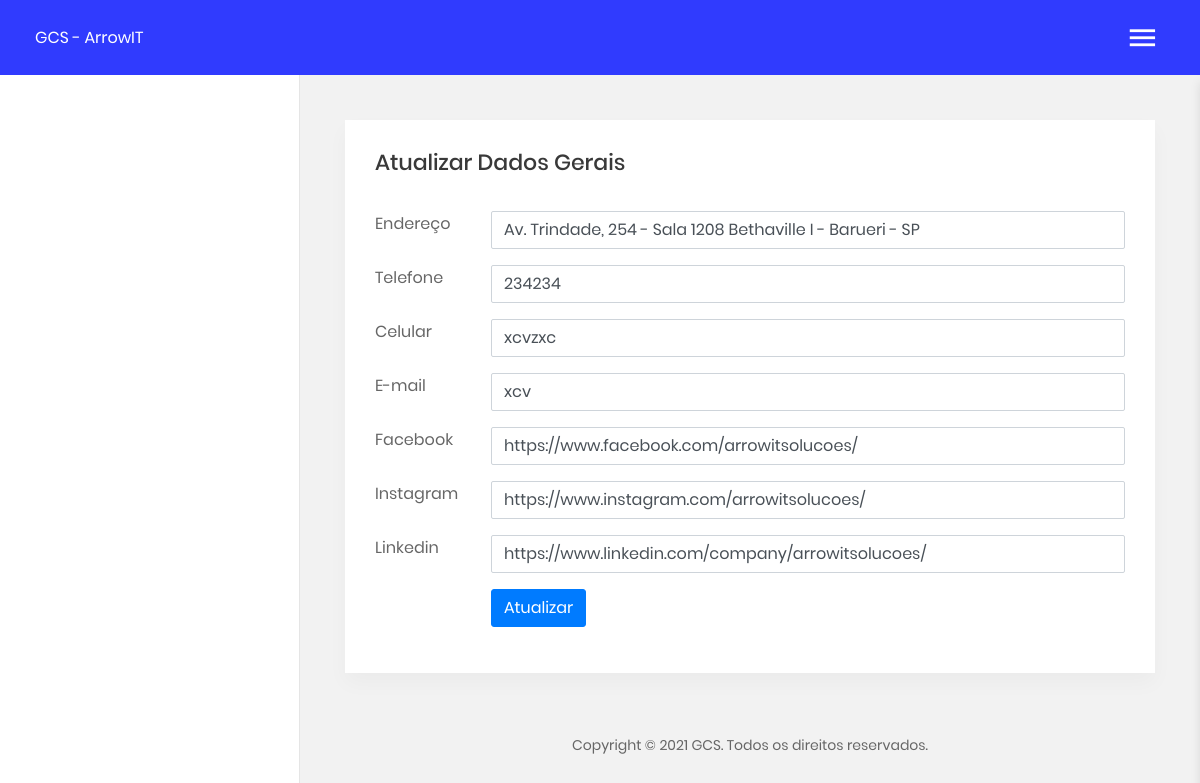
/gcs/ait_dadosgerais.php, run on an earlier commit of the app's database.
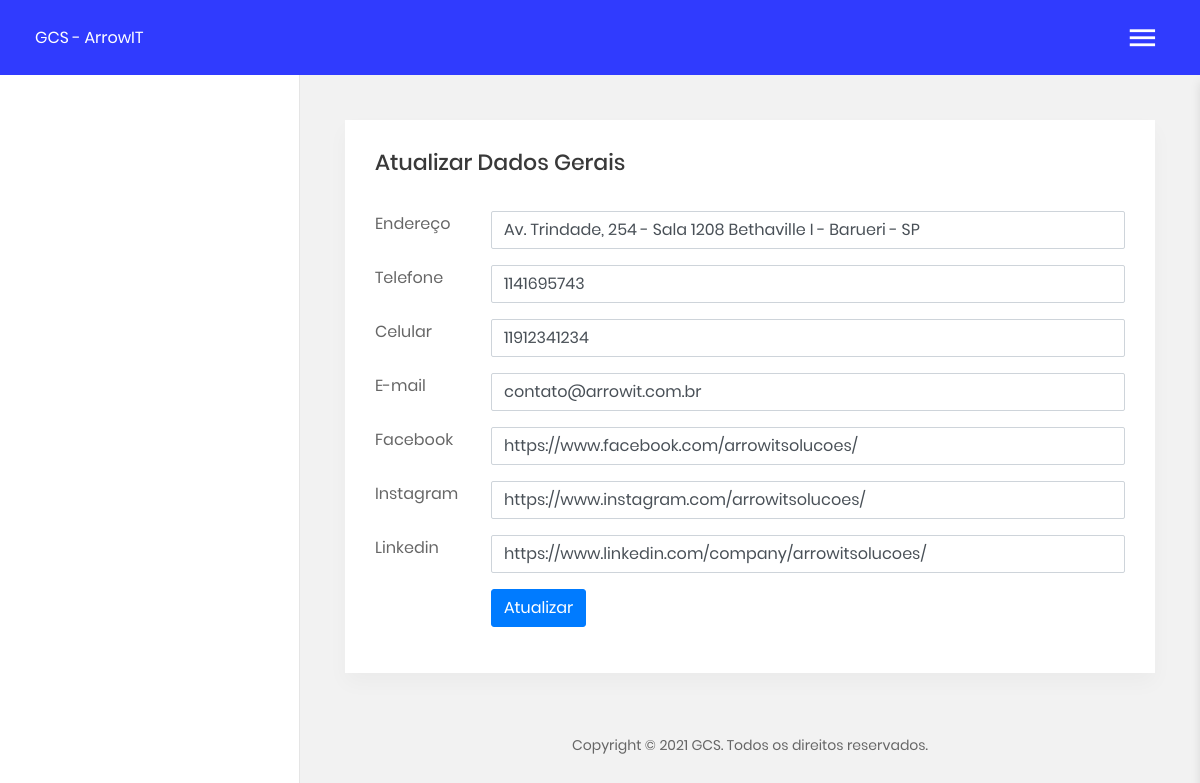
And on a later commit of the database.
### tables this page shows
CREATE TABLE `ait_dadosgerais` (
  `id_dados` int(11) NOT NULL,
  `endereco` varchar(500) DEFAULT NULL,
  `telefone` varchar(100) DEFAULT NULL,
  `celular` varchar(100) DEFAULT NULL,
  `email` varchar(500) DEFAULT NULL,
  `facebook` varchar(100) DEFAULT NULL,
  `instagram` varchar(100) DEFAULT NULL,
  `linkedin` varchar(100) DEFAULT NULL,
  `ip_cadastro` varchar(50) DEFAULT NULL,
  `data_cadastro` datetime DEFAULT NULL,
  `quem_cadastrou` int(11) DEFAULT NULL
);

### gcs/ait_dadosgerais.php (the view, shortened to what this page needs)
<?php
  include("ait_classes.php");
  $sql = "SELECT id_dados, endereco, telefone, celular, email, facebook, instagram, linkedin
  FROM ait_dadosgerais
  WHERE id_dados = 1";
  $rs = mysqli_query($con, $sql);
  $row = mysqli_fetch_array($rs);
  $endereco = $row["endereco"];
  $telefone = $row["telefone"];
  $celular = $row["celular"];
  $email = $row["email"];
  $facebook = $row["facebook"];
  $instagram = $row["instagram"];
  $linkedin = $row["linkedin"];
  include('header.php');
?>
<section class="m-t-45 m-b-40">
  <div class="section__content section__content--p30">
    <div class="container-fluid">
      <div class="pe-box">
        <div class="row">
          <div class="col-lg-12">
            <form id="form" name="form" action="" method="post" enctype="multipart/form-data" class="form-horizontal">
              <h3 class="title-5 m-b-35">Atualizar Dados Gerais</h3>
              <div class="row form-group">
                <div class="col col-md-3">
                  <label for="text-input" class="form-control-label">Endereço</label>
                </div>
                <div class="col-12 col-md-9">
                  <input type="text" id="endereco" name="endereco" class="form-control" value="<?=$endereco?>" />
                </div>
              </div>
              <div class="row form-group">
                <div class="col col-md-3">
                  <label for="text-input" class="form-control-label">Telefone</label>
                </div>
                <div class="col-12 col-md-9">
                  <input type="text" id="telefone" name="telefone" class="form-control" value="<?=$telefone?>" />
                </div>
              </div>
              <div class="row form-group">
                <div class="col col-md-3">
                  <label for="text-input" class="form-control-label">Celular</label>
                </div>
                <div class="col-12 col-md-9">
                  <input type="text" id="celular" name="celular" class="form-control" value="<?=$celular?>" />
                </div>
              </div>
              <div class="row form-group">
                <div class="col col-md-3">
                  <label for="text-input" class="form-control-label">E-mail</label>
                </div>
                <div class="col-12 col-md-9">
                  <input type="text" id="email" name="email" class="form-control" value="<?=$email?>" />
                </div>
              </div>
              <div class="row form-group">
                <div class="col col-md-3">
                  <label for="text-input" class="form-control-label">Facebook</label>
                </div>
                <div class="col-12 col-md-9">
                  <input type="text" id="facebook" name="facebook" class="form-control" value="<?=$facebook?>" />
                </div>
              </div>
              <div class="row form-group">
                <div class="col col-md-3">
                  <label for="text-input" class="form-control-label">Instagram</label>
                </div>
                <div class="col-12 col-md-9">
                  <input type="text" id="instagram" name="instagram" class="form-control" value="<?=$instagram?>" />
                </div>
              </div>
              <div class="row form-group">
                <div class="col col-md-3">
                  <label for="text-input" class="form-control-label">Linkedin</label>
                </div>
                <div class="col-12 col-md-9">
                  <input type="text" id="linkedin" name="linkedin" class="form-control" value="<?=$linkedin?>" />
                </div>
              </div>
              <div class="row form-group">
                <div class="col col-md-3"></div>
                <div class="col-12 col-md-9">
                  <button type="button" onclick="updateDadosGerais();" class="btn btn-primary btn-md">Atualizar</button>
                </div>
              </div>
            </form>
          </div>
        </div>
      </div>
    </div>
  </div>
</section>
<?php include('footer.php'); ?>

What changed in the data, as far as the page shows it:
changed ait_dadosgerais "Av. Trindade, 254 - Sala 1208 Bethaville I - Barueri - SP": telefone "234234" → "1141695743"; celular "xcvzxc" → "11912341234"; email "xcv" → "contato@arrowit.com.br"
